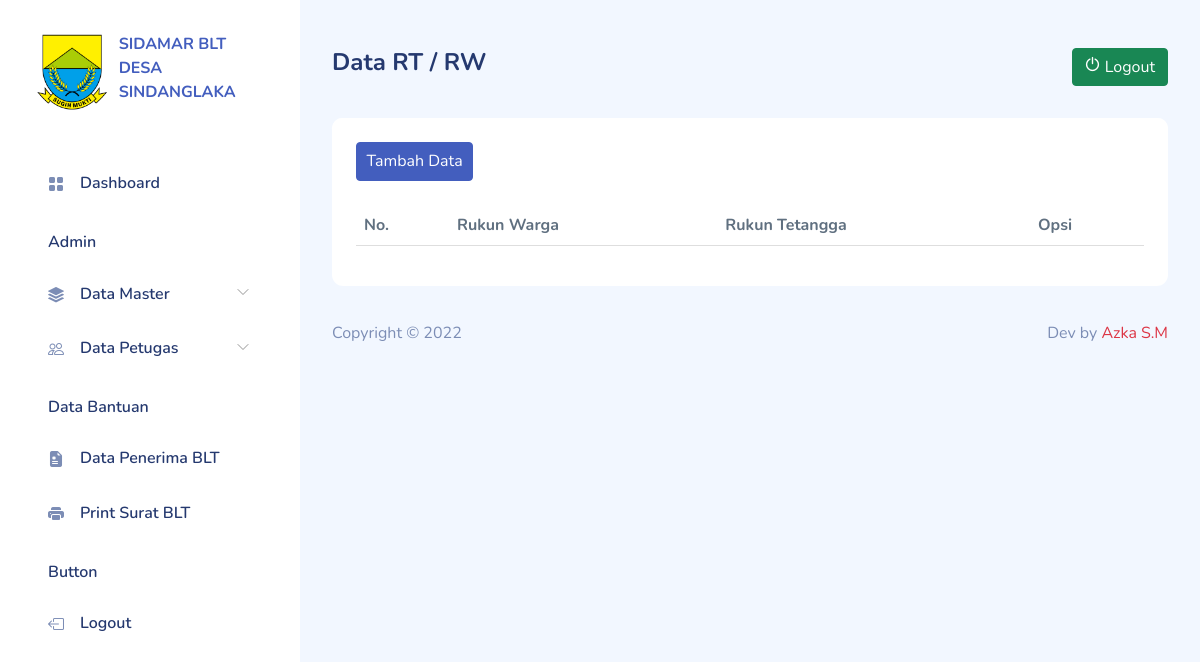
Before: /data_rt_rw.php (signed in) with the older database file.
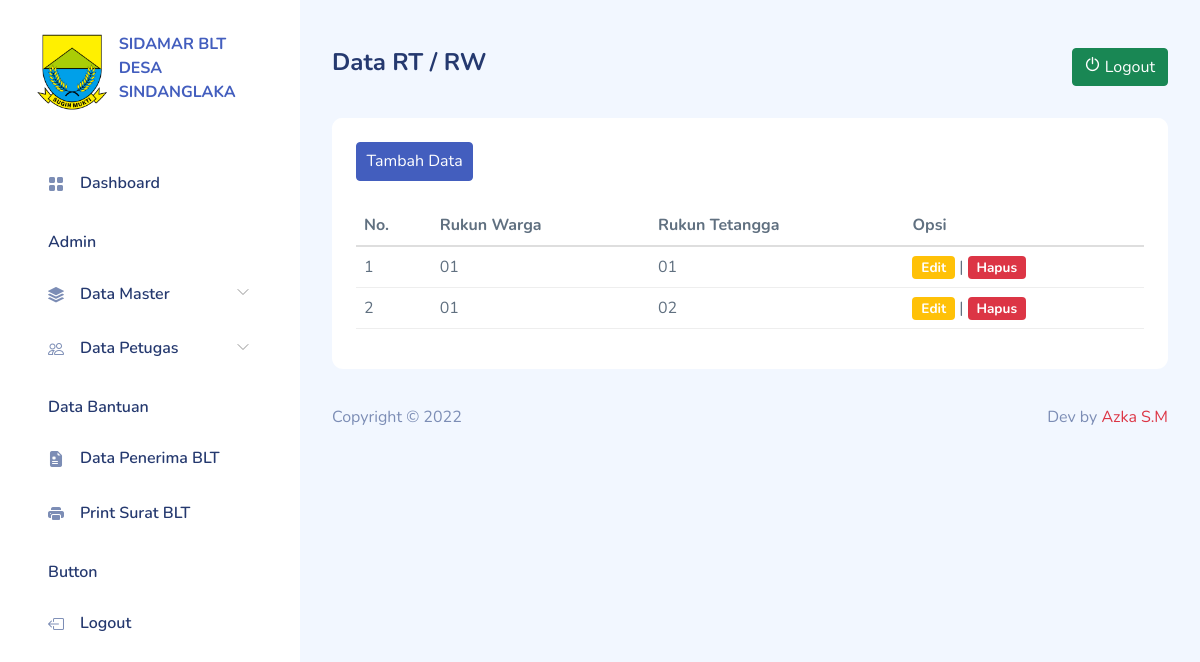
After: the same page with the newer database file.
### tables this page shows
CREATE TABLE `data_rtrw` (
  `id_rtrw` int(11) NOT NULL,
  `rukun_warga` varchar(128) NOT NULL,
  `rukun_tetangga` varchar(128) NOT NULL,
  `date_created` date NOT NULL,
  `is_active` int(11) NOT NULL
);

### functions.php (called while the page is built, shortened)
<?php
$conn = mysqli_connect("localhost", "root", "", "db_sdlk_blt");
function query($query)
{
    global $conn;
    $result = mysqli_query($conn, $query);
    $rows = [];
    while ($row = mysqli_fetch_assoc($result)) {
        $rows[] = $row;
    }
    return $rows;
}

### data_rt_rw.php (the view, shortened to what this page needs)
<?php
require "functions.php";
$rtrw = query("SELECT * FROM data_rtrw");
include "template_header.php";
include "template_sidebar.php";
?>
<div id="main">
    <div class="page-heading">
        <div class="row">
            <div class="col">
                <h4>Data RT / RW</h4>
            </div>
            <div class="col">
                <a href="logout.php" class="btn btn-success float-end" onclick="return confirm('Yakin akan keluar dari aplikasi?');">
                    <i class="icon dripicons-power"></i>
                    Logout
                </a>
            </div>
        </div>
    </div>
    <div class="page-content">
        <section class="row">
            <div class="col-12 col-lg-12">
                <div class="card">
                    <div class="card-header">
                        <div class="row">
                            <div class="col-12 col-lg-8">
                                <a href="data_rt_rw_add.php" class='btn btn-primary icon'>
                                    <span>Tambah Data</span>
                                </a>
                            </div>
                            <div class="col-12 col-lg-4">
                            </div>
                        </div>
                    </div>
                    <div class="card-body">
                        <div class="table-responsive">
                            <table class="table" id="table1">
                                <thead>
                                    <tr>
                                        <th>No.</th>
                                        <th>Rukun Warga</th>
                                        <th>Rukun Tetangga</th>
                                        <th>Opsi</th>
                                    </tr>
                                </thead>
                                <tbody>
                                    <?php $i = 1; ?>
                                    <?php foreach ($rtrw as $r) : ?>
                                        <tr>
                                            <td><?= $i; ?></td>
                                            <td><?= $r["rukun_warga"]; ?></td>
                                            <td><?= $r["rukun_tetangga"]; ?></td>
                                            <td>
                                                <a href="data_rt_rw_edit.php?id=<?= $r["id_rtrw"] ?>" class="badge bg-warning">Edit</a> |
                                                <a href="data_rt_rw_delete.php?id=<?= $r["id_rtrw"] ?>" class="badge bg-danger" onclick="return confirm('Yakin akan menghapus data RT / RW : <?= $r['rukun_tetangga'] . ' / ' . $r['rukun_warga']; ?> ?');">Hapus</a>
                                            </td>
                                        </tr>
                                        <?php $i++; ?>
                                    <?php endforeach; ?>
                                </tbody>
                            </table>
                        </div>
                    </div>
                </div>
            </div>
        </section>
    </div>
    <?php include "template_footer.php"; ?>

Changed rows visible on the page:
added data_rtrw: rukun_warga "01", rukun_tetangga "01"
added data_rtrw: rukun_warga "01", rukun_tetangga "02"
